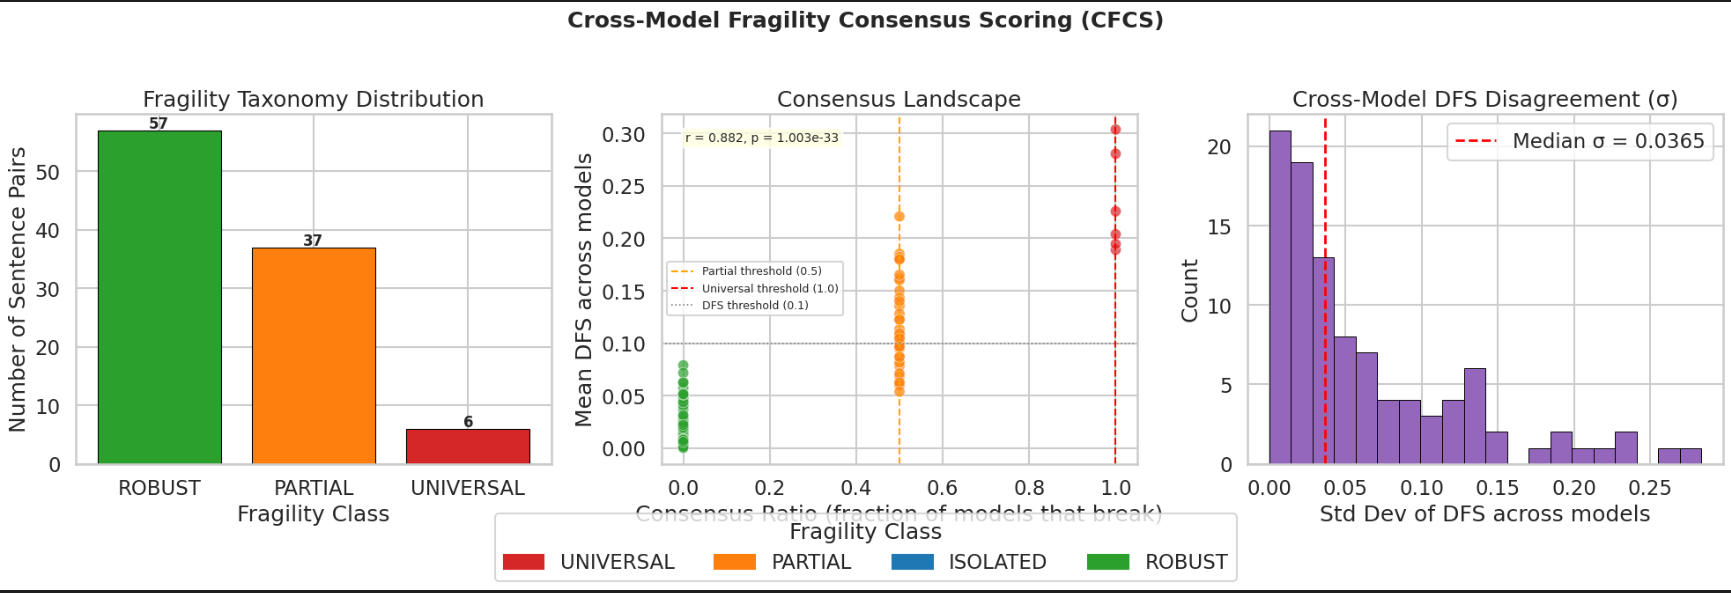

The script that drew this image:
# ==========================================
# 9. NOVEL ADDITION: CROSS-MODEL FRAGILITY CONSENSUS SCORING (CFCS)
# ==========================================
"""
Novel Contribution: Cross-Model Fragility Consensus Scoring (CFCS)
------------------------------------------------------------------
Motivation:
    Existing ASF research treats each model's DFS in isolation.
    This module introduces CFCS — a meta-metric that measures how many
    models *agree* that a sentence pair is semantically fragile.

    Taxonomy:
        - UNIVERSAL FRAGILITY  : All models flip or score high DFS  → Deepest linguistic blind spots
        - PARTIAL FRAGILITY    : Majority of models show fragility   → Structural bias, not model-specific
        - ISOLATED FRAGILITY   : Only 1 model breaks                 → Model-specific quirk

    Why this is novel:
        CFCS transforms per-model DFS vectors into a cross-model consensus landscape,
        enabling identification of linguistically universal failure modes vs.
        architecture-dependent artefacts — a distinction the literature has not formalized.
"""

import pandas as pd
import numpy as np
import matplotlib.pyplot as plt
import matplotlib.patches as mpatches
import seaborn as sns
from scipy.stats import pearsonr

# ---- Thresholds (tunable) ----
DFS_FRAGILE_THRESHOLD = 0.1   # A pair is "fragile" for a model if DFS >= this
UNIVERSAL_CONSENSUS   = 1.0   # 100% of models agree
PARTIAL_CONSENSUS_MIN = 0.5   # >= 50% but < 100%


def compute_cfcs(df_results: pd.DataFrame,
                 dfs_col: str = "DFS",
                 model_col: str = "model",
                 pair_id_cols: list = None,
                 dfs_threshold: float = DFS_FRAGILE_THRESHOLD) -> pd.DataFrame:
    """
    Computes the Cross-Model Fragility Consensus Score for each sentence pair.

    Args:
        df_results     : Output DataFrame from ExperimentRunner (one row per model×pair).
        dfs_col        : Column name for the Directional Fragility Score.
        model_col      : Column name for the model identifier.
        pair_id_cols   : Columns that uniquely identify a sentence pair.
                         Defaults to ['sentence_a', 'sentence_b'].
        dfs_threshold  : DFS value above which a pair is considered fragile for a model.

    Returns:
        DataFrame with one row per sentence pair, with CFCS metrics appended.
    """
    if pair_id_cols is None:
        pair_id_cols = ["sentence_a", "sentence_b"]

    all_models = df_results[model_col].unique()
    n_models   = len(all_models)

    # --- Step 1: Tag each (model, pair) as fragile or robust ---
    df = df_results.copy()
    df["is_fragile"] = (df[dfs_col] >= dfs_threshold).astype(int)#main Goes through every row (every model × sentence pair combination)

    # --- Step 2: Pivot → rows = pairs, columns = models ---       reshapes the data
    pivot = df.pivot_table(
        index=pair_id_cols,
        columns=model_col,
        values=["is_fragile", dfs_col],
        aggfunc="mean"    # handles any duplicate rows gracefully
    )
    pivot.columns = ["_".join(c).strip() for c in pivot.columns.values]
    pivot = pivot.reset_index()

    # --- Step 3: Compute consensus metrics ---
    fragile_cols = [c for c in pivot.columns if c.startswith("is_fragile_")]
    dfs_cols     = [c for c in pivot.columns if c.startswith(f"{dfs_col}_")]

    pivot["fragile_model_count"] = pivot[fragile_cols].sum(axis=1)
    pivot["consensus_ratio"]     = pivot["fragile_model_count"] / n_models
    pivot["mean_dfs"]            = pivot[dfs_cols].mean(axis=1)
    pivot["std_dfs"]             = pivot[dfs_cols].std(axis=1)    # cross-model disagreement
    pivot["max_dfs"]             = pivot[dfs_cols].max(axis=1)

    # --- Step 4: Fragility Taxonomy ---
    def classify(row):
        r = row["consensus_ratio"]
        if r >= UNIVERSAL_CONSENSUS:
            return "UNIVERSAL"
        elif r >= PARTIAL_CONSENSUS_MIN:
            return "PARTIAL"
        elif r > 0:
            return "ISOLATED"
        else:
            return "ROBUST"

    pivot["fragility_class"] = pivot.apply(classify, axis=1)

    return pivot


def visualize_cfcs(cfcs_df: pd.DataFrame):
    """
    Renders three panels:
        1. Fragility class distribution (pie/bar)
        2. Mean DFS vs. Consensus Ratio scatter (the "consensus landscape")
        3. Cross-model DFS std — measures how much models *disagree*
    """
    sns.set_style("whitegrid")
    sns.set_context("talk")
    fig, axes = plt.subplots(1, 3, figsize=(20, 6))
    fig.suptitle("Cross-Model Fragility Consensus Scoring (CFCS)",
                 fontsize=18, fontweight="bold", y=1.02)

    # --- Panel 1: Fragility Class Distribution ---
    class_counts = cfcs_df["fragility_class"].value_counts()
    color_map = {
        "UNIVERSAL": "#d62728",
        "PARTIAL":   "#ff7f0e",
        "ISOLATED":  "#1f77b4",
        "ROBUST":    "#2ca02c"
    }
    colors = [color_map.get(c, "grey") for c in class_counts.index]
    axes[0].bar(class_counts.index, class_counts.values, color=colors, edgecolor="black", linewidth=0.8)
    axes[0].set_title("Fragility Taxonomy Distribution")
    axes[0].set_xlabel("Fragility Class")
    axes[0].set_ylabel("Number of Sentence Pairs")
    for i, (cls, val) in enumerate(class_counts.items()):
        axes[0].text(i, val + 0.3, str(val), ha="center", fontsize=12, fontweight="bold")

    # --- Panel 2: Consensus Landscape (Mean DFS vs Consensus Ratio) ---
    scatter_colors = cfcs_df["fragility_class"].map(color_map).fillna("grey")
    axes[1].scatter(
        cfcs_df["consensus_ratio"],
        cfcs_df["mean_dfs"],
        c=scatter_colors,
        alpha=0.7,
        s=80,
        edgecolors="white",
        linewidths=0.5
    )
    axes[1].axvline(x=PARTIAL_CONSENSUS_MIN, color="orange", linestyle="--", linewidth=1.5, label=f"Partial threshold ({PARTIAL_CONSENSUS_MIN})")
    axes[1].axvline(x=UNIVERSAL_CONSENSUS,   color="red",    linestyle="--", linewidth=1.5, label=f"Universal threshold ({UNIVERSAL_CONSENSUS})")
    axes[1].axhline(y=DFS_FRAGILE_THRESHOLD, color="grey",   linestyle=":",  linewidth=1.2, label=f"DFS threshold ({DFS_FRAGILE_THRESHOLD})")
    axes[1].set_title("Consensus Landscape")
    axes[1].set_xlabel("Consensus Ratio (fraction of models that break)")
    axes[1].set_ylabel("Mean DFS across models")
    axes[1].legend(fontsize=9)

    # Add Pearson correlation annotation
    valid = cfcs_df[["consensus_ratio", "mean_dfs"]].dropna()
    if len(valid) > 2:
        r, p = pearsonr(valid["consensus_ratio"], valid["mean_dfs"])
        axes[1].text(0.05, 0.92, f"r = {r:.3f}, p = {p:.3e}",
                     transform=axes[1].transAxes, fontsize=10,
                     bbox=dict(boxstyle="round,pad=0.3", facecolor="lightyellow", alpha=0.8))

    # --- Panel 3: Cross-Model DFS Standard Deviation ---
    axes[2].hist(
        cfcs_df["std_dfs"].dropna(),
        bins=20,
        color="#9467bd",
        edgecolor="black",
        linewidth=0.7
    )
    axes[2].set_title("Cross-Model DFS Disagreement (σ)")
    axes[2].set_xlabel("Std Dev of DFS across models")
    axes[2].set_ylabel("Count")
    axes[2].axvline(cfcs_df["std_dfs"].median(), color="red", linestyle="--",
                    linewidth=2, label=f"Median σ = {cfcs_df['std_dfs'].median():.4f}")
    axes[2].legend()

    # Legend patch for fragility classes
    patches = [mpatches.Patch(color=v, label=k) for k, v in color_map.items()]
    fig.legend(handles=patches, title="Fragility Class", loc="lower center",
               ncol=4, bbox_to_anchor=(0.5, -0.08), frameon=True)

    plt.tight_layout()
    plt.show()


def print_cfcs_summary(cfcs_df: pd.DataFrame):
    """
    Prints a structured report of the CFCS results, highlighting
    universally fragile pairs for presentation.
    """
    print("\n" + "=" * 70)
    print("         CROSS-MODEL FRAGILITY CONSENSUS REPORT")
    print("=" * 70)

    total = len(cfcs_df)
    for cls in ["UNIVERSAL", "PARTIAL", "ISOLATED", "ROBUST"]:
        subset = cfcs_df[cfcs_df["fragility_class"] == cls]
        pct = 100 * len(subset) / total if total > 0 else 0
        print(f"  {cls:<12}: {len(subset):>4} pairs  ({pct:.1f}%)")

    print("-" * 70)
    print(f"  Mean cross-model DFS  : {cfcs_df['mean_dfs'].mean():.4f}")
    print(f"  Mean consensus ratio  : {cfcs_df['consensus_ratio'].mean():.4f}")
    print(f"  Mean DFS std (σ)      : {cfcs_df['std_dfs'].mean():.4f}  ← lower = models agree more")
    print("=" * 70)

    # Top 3 universally fragile pairs
    universal = cfcs_df[cfcs_df["fragility_class"] == "UNIVERSAL"].nlargest(3, "mean_dfs")
    if len(universal) > 0:
        print("\n🔴 TOP UNIVERSALLY FRAGILE PAIRS (all models fail):")
        for _, row in universal.iterrows():
            print(f"\n  Sentence A : {row['sentence_a']}")
            print(f"  Sentence B : {row['sentence_b']}")
            print(f"  Mean DFS   : {row['mean_dfs']:.4f}  |  Max DFS: {row['max_dfs']:.4f}")
            print(f"  σ (disagreement): {row['std_dfs']:.4f}")
            print("  " + "-" * 60)

    # Top 3 model-isolated quirks
    isolated = cfcs_df[cfcs_df["fragility_class"] == "ISOLATED"].nlargest(3, "max_dfs")
    if len(isolated) > 0:
        print("\n🔵 TOP ISOLATED FRAGILITY PAIRS (only 1 model fails — architectural quirk):")
        for _, row in isolated.iterrows():
            print(f"\n  Sentence A : {row['sentence_a']}")
            print(f"  Sentence B : {row['sentence_b']}")
            print(f"  Max DFS    : {row['max_dfs']:.4f}  |  σ: {row['std_dfs']:.4f}")
            print("  " + "-" * 60)


# ==========================================
# USAGE — Run after ExperimentRunner produces df_results
# ==========================================
# Assumes df_results has columns: sentence_a, sentence_b, model, DFS

# Step 1: Compute CFCS
cfcs_df = compute_cfcs(df_results)

# Step 2: Print structured report
print_cfcs_summary(cfcs_df)

# Step 3: Visualize consensus landscape
visualize_cfcs(cfcs_df)

# Step 4: Optional — export for paper/report
cfcs_df.to_csv(env.cfg.output_dir / "cfcs_results.csv", index=False)
env.logger.info(f"✅ CFCS results saved to {env.cfg.output_dir / 'cfcs_results.csv'}")
